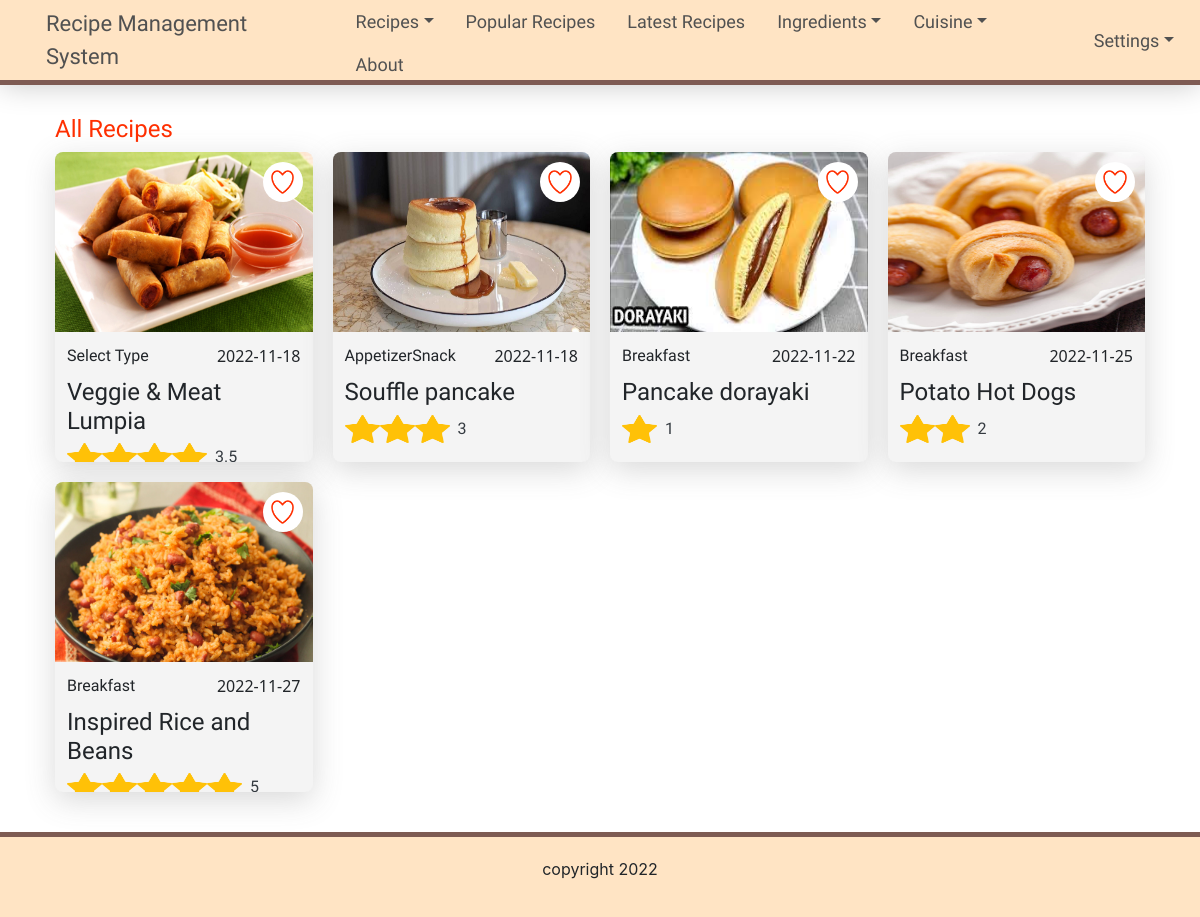
The page /client/pages/allTypesRecipes.php on the database its author committed.
### tables this page shows
CREATE TABLE `recipe_tbl` (
  `recipe_id` int(11) NOT NULL,
  `title` varchar(200) DEFAULT NULL,
  `description` longtext DEFAULT NULL,
  `type` varchar(200) DEFAULT NULL,
  `date_created` date DEFAULT NULL,
  `difficulty_level` varchar(200) DEFAULT NULL,
  `cuisine` varchar(200) DEFAULT NULL,
  `video` varchar(200) DEFAULT NULL,
  `image` varchar(200) DEFAULT NULL,
  `mainIngridients` varchar(200) DEFAULT NULL
);

### client/pages/allTypesRecipes.php (the view, shortened to what this page needs)
<?php include "../includes/header.php" ?>
<?php include "../connections/config.php" ?>
<nav>
    <div class="container">
        <div class="row">
            <div class="nav-container">
                <a class="nav-link" href="../index.php">Recipe Management System</a>
                <ul class="nav">
                    <li class="nav-item dropdown">
                        <a class="nav-link dropdown-toggle" data-toggle="dropdown" href="#" role="button" aria-haspopup="true" aria-expanded="false">Recipes</a>
                    </li>
                    <li class="nav-item">
                        <a class="nav-link" href="popularRecipes.php">Popular Recipes</a>
                    </li>
                    <li class="nav-item">
                        <a class="nav-link" href="latestRecipes.php">Latest Recipes</a>
                    </li>
                    <li class="nav-item">
                        <a class="nav-link dropdown-toggle" data-toggle="dropdown" href="#" role="button" aria-haspopup="true" aria-expanded="false" href="#">Ingredients</a>
                    </li>
                    <li class="nav-item">
                        <a class="nav-link dropdown-toggle" data-toggle="dropdown" href="#" role="button" aria-haspopup="true" aria-expanded="false" href="#">Cuisine</a>
                    </li>
                    <li class="nav-item">
                        <a class="nav-link" href="#">About</a>
                    </li>
                </ul>
                <div class="right-container">
                    <div>
                        <a class="nav-link dropdown-toggle" data-toggle="dropdown" href="#" role="button" aria-haspopup="true" aria-expanded="false" href="#">Settings</a>
                    </div>
                </div>
            </div>
        </div>
    </div>
</nav>
<div class="container">
    <div class="section3 " id="popular">
        <div class="section-header">
            <h1>All Recipes</h1>
        </div>
        <div class="boxThumbnail">
            <div class="gridContainer">
                <?php
                $sql = "SELECT recipe_tbl.`title`, recipe_tbl.`date_created`, recipe_tbl.`cuisine` , recipe_tbl.recipe_id, recipe_tbl.type, recipe_tbl.`description`, comment_tbl.`ratings`, recipe_tbl.`image` FROM recipe_tbl LEFT JOIN comment_tbl ON comment_tbl.`recipe_id` = recipe_tbl.`recipe_id` group by recipe_tbl.recipe_id";
                $result = $conn->query($sql);
                if ($result->num_rows > 0) {
                    while ($row = $result->fetch_assoc()) {
                        $sqlRatings = "   SELECT SUM(ratings) as totalRatings, COUNT(comment_id) as ratingID FROM comment_tbl  where recipe_id = '$row[recipe_id]' ";
                        $resultRatings = $conn->query($sqlRatings);
                        $rowGlobalRatings = $resultRatings->fetch_assoc();
                ?>
                        <div class="items">
                            <div class="item">
                                <a href="#">
                                    <div class="badge">
                                        <img src="../../server/assets/images/heart1.png" alt="First slide">
                                    </div>
                                </a>
                                <a href="../pages/recipe.php?id=<?= $row['recipe_id'] ?>">
                                    <img class="d-block w-100 image" src="<?= "../../server/uploads/images/$row[image]" ?>" alt="First slide">
                                    <div class="title">
                                        <div class="title-type">
                                            <span><?= $row['type'] ?></span><span class="date"><?= $row['date_created'] ?></span>
                                        </div>
                                        <h4><?= $row['title'] ?></h4>
                                        <div class="d-flex align-items-center">
                                            <?php
                                            if ($rowGlobalRatings['totalRatings'] != 0) { ?>
                                                <?php for ($ratings = 1; $ratings <= round($rowGlobalRatings['totalRatings']   / $rowGlobalRatings['ratingID']); $ratings++) {
                                                ?>
                                                    <div style="width: 35px; height: 28px;">
                                                        <img class="d-block w-100 image" src="../../server/uploads/images/star.png " alt="ratings">
                                                    </div>
                                                <?php     } ?>
                                                <?php if ($rowGlobalRatings['totalRatings'] != 0) { ?>
                                                    <span class="text-dark pl-2"><?php echo round($rowGlobalRatings['totalRatings']   / $rowGlobalRatings['ratingID'], 1)  ?></span>
                                                <?php  } else {    ?>
                                                    <span class="text-dark pl-2"></span>
                                                <?php    }
                                                ?>
                                            <?php  }
                                            ?>
                                        </div>
                                    </div>
                                </a>
                            </div>
                        </div>
                <?php  }
                } else {
                    echo "no records found";
                }
                ?>
            </div>
        </div>
    </div>
</div>
<?php include "../includes/footer.php" ?>

### client/includes/header.php (shortened to what this page needs)
<!DOCTYPE html>
<html lang="en">
<head>
    <link rel="stylesheet" href="./styles/index.css" type="text/css">
    <link rel="stylesheet" href="./styles/main.css" type="text/css">
    <link rel="stylesheet" href="./styles/footer.css" type="text/css">
    <link rel="stylesheet" href="../styles/index.css" type="text/css">
    <link rel="stylesheet" href="../styles/main.css" type="text/css">
    <link rel="stylesheet" href="../styles/login.css" type="text/css">
    <link rel="stylesheet" href="../styles/footer.css" type="text/css">
    <link rel="stylesheet" href="https://cdn.jsdelivr.net/npm/bootstrap@4.6.2/dist/css/bootstrap.min.css">
</head>
<body>

### client/includes/footer.php (shortened to what this page needs)
<footer>
    <div>
        <p>copyright 2022</p>
    </div>
</footer>
</body>
</html>

### client/styles/index.css (style rules this page uses)
html { font-size: 16px; scroll-behavior: smooth; }
.nav-container { width: 100%; height: 80px; display: flex; justify-content: space-between; align-items: center; background-color: bisque; }
.nav-container > a { font-family: "Oleo Script", cursive; color: #515151; font-weight: 500; font-size: 22px; }
nav { background-color: bisque; width: 100%; box-shadow: 0 0 30px #c7c7c7; border-bottom: 5px solid #7e5b53; }
ul { font-family: "Oleo Script", cursive; display: flex; align-items: center; height: 100%; }
ul li { list-style-type: none; }
ul li a { color: #515151; font-weight: 500; font-size: 18px; }
.right-container { display: flex; justify-content: center; align-items: center; height: 100%; }
.right-container a { font-family: "Oleo Script", cursive; color: #515151; font-weight: 500; font-size: 18px; }
.right-container a:first-of-type { margin-right: -20px; }

### client/styles/main.css (style rules this page uses)
.boxThumbnail { position: relative; width: 100%; }
.gridContainer { display: grid; grid-row-gap: 20px; grid-column-gap: 20px; grid-template-columns: repeat(auto-fill, minmax(220px, 1fr)); }
.gridContainer .items { background-color: #f4f4f4; height: 310px; border-radius: 8px; overflow: hidden; box-shadow: 0 8px 30px rgba(97, 97, 97, 0.24); }
.gridContainer .item .badge { display: flex; justify-content: center; align-items: center; z-index: 99; position: absolute; border-radius: 100%; height: 40px; width: 40px; background-color: white; top: 10px; right: 10px; }
.gridContainer .item .badge img { height: 70%; background-position: center; background-size: contain; }
.gridContainer .item h4 { margin-top: 10px; }
.gridContainer .item { position: relative; height: 180px; }
.gridContainer .item a { text-decoration: none; color: #212529; }
.image { background-repeat: no-repeat; background-size: cover; background-position: center; height: 100%; }
.title { padding: 12px; font-family: "Oleo Script", cursive; }
.title .title-type { display: flex; justify-content: space-between; }
.title .title-type .date { font-family: "Segoe UI", Tahoma, Geneva, Verdana, sans-serif; }
.section3 { padding: 10px; padding-bottom: 40px; margin-top: 20px; position: relative; height: auto; width: 100%; }
.section3 h1 { font-family: "Oleo Script", cursive; color: #ff2f01; font-size: 24px; }
.section3 .section-header { display: flex; justify-content: space-between; align-items: center; }

### client/styles/footer.css (style rules this page uses)
footer div { height: 80px; display: flex; justify-content: center; align-items: center; width: 100%; }
footer { background-color: bisque; border-top: 5px solid #7e5b53; }

### rows shown on the page
recipe_tbl: image (picture), type "Select Type", date_created "2022-11-18", title "Veggie & Meat Lumpia", ratingID "3.5"
recipe_tbl: image (picture), type "AppetizerSnack", date_created "2022-11-18", title "Souffle pancake", ratingID "3"
recipe_tbl: image (picture), type "Breakfast", date_created "2022-11-22", title "Pancake dorayaki", ratingID "1"
recipe_tbl: image (picture), type "Breakfast", date_created "2022-11-25", title "Potato Hot Dogs", ratingID "2"
recipe_tbl: image (picture), type "Breakfast", date_created "2022-11-27", title "Inspired Rice and Beans", ratingID "5"
